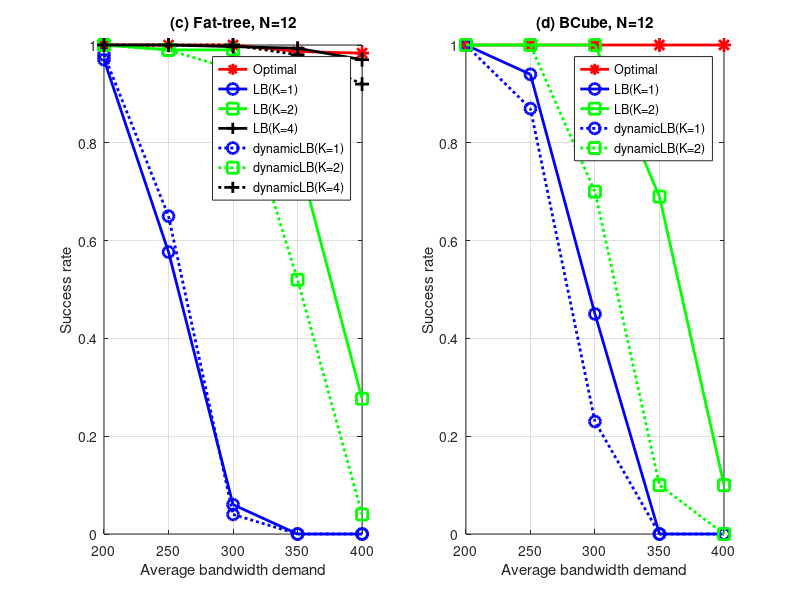

This chart was generated by the following MATLAB code:
clear all;
close all;

%Fat-tree

N=12;
B=[200,250,300,350,400];
success_opt=[1 1 1 0.986667 0.983333   ];   %success_rate 
success_4=[ 1 1 0.996667 0.993333 0.97 ];   %success_rate
success_2=[1 0.99 0.99 0.776667 0.276667 ];   %success_rate 
success_1=[ 0.97 0.576667 0.06 0 0 ];   %success_rate 
success_4_dyn = [1 1 1 0.98 0.92 ] ;
success_2_dyn =[ 1 0.99 0.95 0.52 0.04  ];
success_1_dyn = [0.98 0.65 0.04 0 0 ]; 

 %1 0.98 0.87 0.56 0.12 

%figure;
subplot(1,2,1)
h1=plot(B,success_opt,B,success_1,B,success_2,B,success_4,B,success_1_dyn,B,success_2_dyn,B,success_4_dyn);
title('(c) Fat-tree, N=12');

xlabel('Average bandwidth demand');
ylabel('Success rate');
legend(h1,'Optimal','LB(K=1)','LB(K=2)','LB(K=4)','dynamicLB(K=1)','dynamicLB(K=2)','dynamicLB(K=4)');
set(gca,'XLim',[200,400]);set(gca,'XGrid','on','YGrid','on')
set(h1,{'Color'},{'r';'b';'g';'k';'b';'g';'k';});
set(h1,{'Marker'},{'*';'O';'s';'+';;'O';'s';'+';},{'MarkerSize'},{10;8;8;10;8;8;10});
set(h1,'LineWidth',2,{'LineStyle'},{'-';'-';'-';'-';':';':';':';});
%set(h1,'LineWidth',1.5,{'LineStyle'},{'-';'-';'-';}) 

%BCube
N=12;
B=[200,250,300,350,400];
success_opt=[  1 1 1 1 1  ];   %success_rate 
success_1=[ 1 0.94 0.45 0 0 ];   %success_rate 
success_2=[ 1 1 1 0.69 0.1  ];   %success_rate 
success_2_dyn =[ 1 1 0.7 0.1 0 ];
success_1_dyn = [1 0.87 0.23 0 0]; 
%success_4=[ 0.999 0.999 0.964 0.533 0.071  ];   %success_rate 
 %1 0.98 0.87 0.56 0.12 

%figure;
subplot(1,2,2);

h1=plot(B,success_opt,B,success_1,B,success_2,B,success_1_dyn,B,success_2_dyn);
title('(d) BCube, N=12');

xlabel('Average bandwidth demand');
ylabel('Success rate');
legend(h1,'Optimal','LB(K=1)','LB(K=2)','dynamicLB(K=1)','dynamicLB(K=2)');
set(gca,'XLim',[200,400]);set(gca,'XGrid','on','YGrid','on')
set(h1,{'Color'},{'r';'b';'g';'b';'g';});
set(h1,{'Marker'},{'*';'O';'s';'O';'s'},{'MarkerSize'},{10;8;8;8;8;});
set(h1,'LineWidth',2,{'LineStyle'},{'-';'-';'-';':';':'});
%set(h1,'LineWidth',1.5,{'LineStyle'},{'-';'-';'-';}) 


